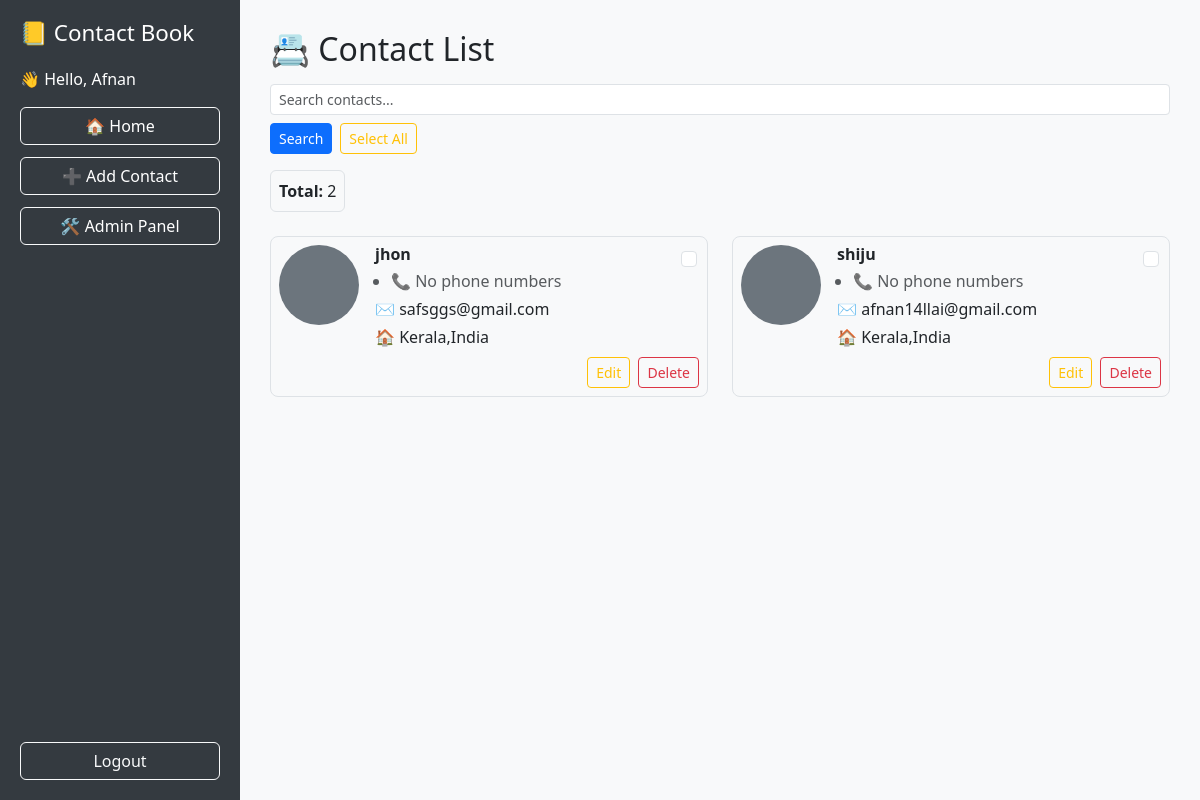
The app's page / (signed in), older data.
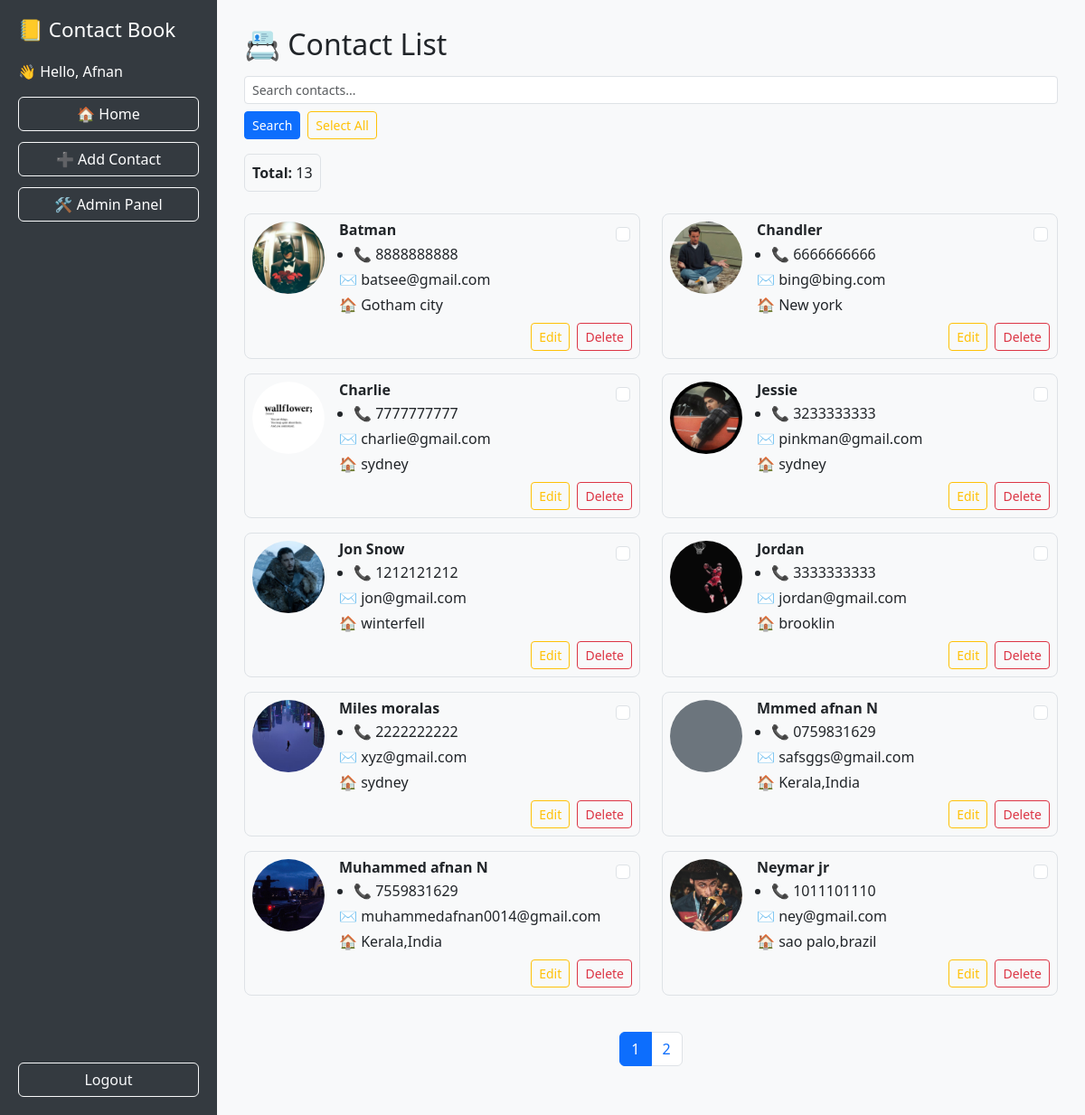
The same page, newer data.
### contacts/models.py (models this page shows, shortened)
class Contact(models.Model):
    user = models.ForeignKey(User, on_delete=models.CASCADE, null=True)
    name = models.CharField(max_length=100)
    email = models.EmailField()
    address = models.CharField(max_length=200)
    image = models.ImageField(upload_to='contact_images/', blank=True, null=True)  # ✅ New field

class PhoneNumber(models.Model):
    contact = models.ForeignKey(Contact, related_name='phone_numbers', on_delete=models.CASCADE)
    number = models.CharField(max_length=20)

### contacts/views.py (the view, shortened to what this page needs)
# urls.py: path('', views.list_contacts, name='list_contacts'),
@login_required
def list_contacts(request):
    search_query = request.GET.get('search', '')
    contacts = Contact.objects.filter(user=request.user).order_by('name')
    paginator = Paginator(contacts, 10)
    page_number = request.GET.get('page')
    page_obj = paginator.get_page(page_number)
    return render(request, 'contacts/contact_list.html', {
        'contacts': page_obj,  # Paginated contacts
        'search_query': search_query,
        'total_contacts': paginator.count,
        'page_obj': page_obj,  # Needed for page navigation in template
    })

### contacts/templates/contacts/contact_list.html (shortened to what this page needs)
{% extends 'contacts/base.html' %}
{% block content %}
<div class="mb-4">
    <h2>📇 Contact List</h2>
    <div class="row mt-3 mb-3">
        <div class="col-md-12">
            <form method="get" action="" class="d-flex flex-wrap align-items-center gap-2">
                <input type="text" name="search" placeholder="Search contacts..." class="form-control form-control-sm"
                       value="{{ request.GET.search }}" style="max-width: 900px;">
                <button type="submit" class="btn btn-primary btn-sm">Search</button>
                <button type="button" id="select-all" class="btn btn-outline-warning btn-sm">Select All</button>
            </form>
        </div>
    </div>
    <form method="post" action="{% url 'bulk_delete_contacts' %}" id="contact-form">
        <div class="d-flex justify-content-between align-items-center mb-3 flex-wrap">
            <div class="bg-light border rounded p-2 me-5 mb-2">
                <strong>Total:</strong> {{ total_contacts }}
            </div>
        </div>
        <div class="row">
            {% for contact in contacts %}
                <div class="col-md-6">
                    <div class="contact-card border bg-light p-2 mb-3 rounded-3 d-flex align-items-start position-relative hover-card">
                        <input type="checkbox" name="selected_contacts" value="{{ contact.id }}"
                               class="form-check-input contact-checkbox position-absolute"
                               style="top: 10px; right: 10px; z-index: 2;">
                        {% if contact.image %}
                            <img src="{{ contact.image.url }}" alt="Profile"
                                 class="rounded-circle me-3"
                                 style="width: 80px; height: 80px; object-fit: cover;">
                        {% else %}
                            <div class="rounded-circle bg-secondary me-3"
                                 style="width: 80px; height: 80px;"></div>
                        {% endif %}
                        <div class="flex-grow-1">
                            <h6 class="mb-1 fw-bold">{{ contact.name }}</h6>
                            <ul class="mb-1 ps-3">
                                {% for phone in contact.phone_numbers.all %}
                                    <li>📞 {{ phone.number }}</li>
                                {% empty %}
                                    <li class="text-muted">📞 No phone numbers</li>
                                {% endfor %}
                            </ul>
                            <p class="mb-1">✉️ {{ contact.email }}</p>
                            <p class="mb-0">🏠 {{ contact.address }}</p>
                            <div class="text-end mt-2">
                                <a href="{% url 'edit_contact' contact.id %}" class="btn btn-sm btn-outline-warning me-1">Edit</a>
                                <a href="{% url 'delete_contact' contact.id %}" class="btn btn-sm btn-outline-danger">Delete</a>
                            </div>
                        </div>
                    </div>
                </div>
            {% empty %}
                <p class="text-muted">No contacts available.</p>
            {% endfor %}
        </div>
    </form>
    {% if contacts.has_other_pages %}
    <nav aria-label="Page navigation" class="mt-4">
        <ul class="pagination justify-content-center">
            {% for num in contacts.paginator.page_range %}
                {% if contacts.number == num %}
                    <li class="page-item active" aria-current="page">
                        <span class="page-link">{{ num }}</span>
                    </li>
                {% else %}
                    <li class="page-item">
                        <a class="page-link"
                           href="?page={{ num }}{% if request.GET.search %}&search={{ request.GET.search }}{% endif %}">
                            {{ num }}
                        </a>
                    </li>
                {% endif %}
            {% endfor %}
        </ul>
    </nav>
    {% endif %}
</div>
{% endblock %}

### contacts/templates/contacts/base.html (shortened to what this page needs)
<!DOCTYPE html>
<html lang="en">
<head>
    <link href="https://cdn.jsdelivr.net/npm/bootstrap@5.3.0/dist/css/bootstrap.min.css" rel="stylesheet">
</head>
<body>
    <div class="sidebar">
        <div>
            <h4>📒 Contact Book</h4>
            {% if user.is_authenticated %}
                <p>👋 Hello, {{ user.username }}</p>
                <a class="btn btn-outline-light w-100" href="{% url 'list_contacts' %}">🏠 Home</a>
                <a class="btn btn-outline-light w-100" href="{% url 'add_contact' %}">➕ Add Contact</a>
                {% if user.is_staff %}
                    <a class="btn btn-outline-light w-100" href="{% url 'admin:index' %}">🛠 Admin Panel</a>
                {% endif %}
            {% endif %}
        </div>
        {% if user.is_authenticated %}
            <form action="{% url 'logout' %}" method="post" class="btn-logout">
                <button class="btn btn-outline-light w-100">Logout</button>
            </form>
        {% else %}
            <div>
                <a class="btn btn-outline-light w-100 mb-2" href="{% url 'login' %}">Login</a>
                <a class="btn btn-outline-light w-100" href="{% url 'signup' %}">Sign Up</a>
            </div>
        {% endif %}
    </div>
    <div class="main-content">
        {% block content %}
        {% endblock %}
    </div>
</body>
</html>

### contacts/templates/contacts/base.html (style rules this page uses)
html, body { margin: 0; padding: 0; height: 100%; }
body { display: flex; overflow: hidden; }
.sidebar { width: 240px; background-color: #343a40; color: white; padding: 20px; display: flex; flex-direction: column; justify-content: space-between; height: 100vh; position: fixed; left: 0; top: 0; bottom: 0; }
.sidebar a { color: white; text-decoration: none; margin: 12px 0; display: block; font-weight: 500; }
.main-content { margin-left: 240px; padding: 30px; height: 100vh; overflow-y: auto; background-color: #f8f9fa; width: 100%; }
.hover-card { transition: transform 0.2s ease, box-shadow 0.2s ease; }
.btn-logout { margin-top: 20px; }
.sidebar h4 { font-size: 1.4rem; margin-bottom: 20px; }

Row changes from the older to the newer data that the page shows:
removed Contact: name "jhon", email "safsggs@gmail.com", address "Kerala,India"
removed Contact: name "shiju", email "afnan14llai@gmail.com", address "Kerala,India"
added Contact: image (picture), name "Batman", email "batsee@gmail.com", address "Gotham city"
added PhoneNumber: number "8888888888", shown under "Batman"
added Contact: image (picture), name "Chandler", email "bing@bing.com", address "New york"
added PhoneNumber: number "6666666666", shown under "Chandler"
added Contact: image (picture), name "Charlie", email "charlie@gmail.com", address "sydney"
added PhoneNumber: number "7777777777", shown under "Charlie"
added Contact: image (picture), name "Jessie", email "pinkman@gmail.com", address "sydney"
added PhoneNumber: number "3233333333", shown under "Jessie"
added Contact: image (picture), name "Jon Snow", email "jon@gmail.com", address "winterfell"
added PhoneNumber: number "1212121212", shown under "Jon Snow"
added Contact: image (picture), name "Jordan", email "jordan@gmail.com", address "brooklin"
added PhoneNumber: number "3333333333", shown under "Jordan"
added Contact: image (picture), name "Miles moralas", email "xyz@gmail.com", address "sydney"
added PhoneNumber: number "2222222222", shown under "Miles moralas"
added Contact: name "Mmmed afnan N", email "safsggs@gmail.com", address "Kerala,India"
added PhoneNumber: number "0759831629", shown under "Mmmed afnan N"
added Contact: image (picture), name "Muhammed afnan N", email "muhammedafnan0014@gmail.com", address "Kerala,India"
added PhoneNumber: number "7559831629", shown under "Muhammed afnan N"
added Contact: image (picture), name "Neymar jr", email "ney@gmail.com", address "sao palo,brazil"
added PhoneNumber: number "1011101110", shown under "Neymar jr"
Text that changed along with them:
{{ total_contacts }}: "2" → "13"
new list line: "1"
new list line: "2"
